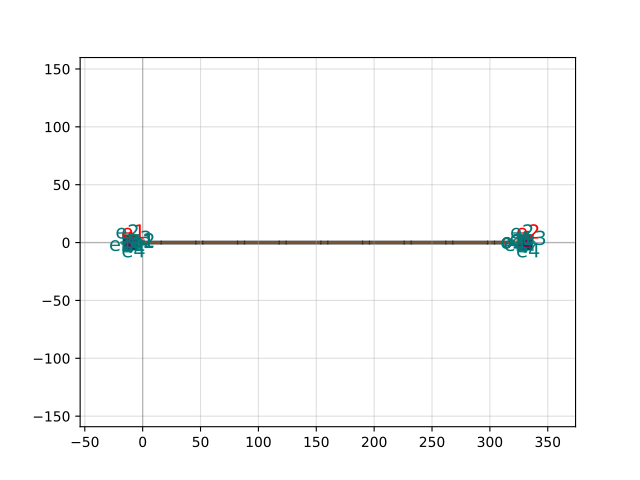

The script that drew this image:
import gdsfactory as gf

c = gf.components.straight_heater_metal_90_90(length=320.0, length_undercut_spacing=6.0, length_undercut=30.0, length_straight_input=15.0, heater_width=2.5, with_undercut=False, port_orientation1=90, port_orientation2=90, heater_taper_length=5.0)
c.plot()
